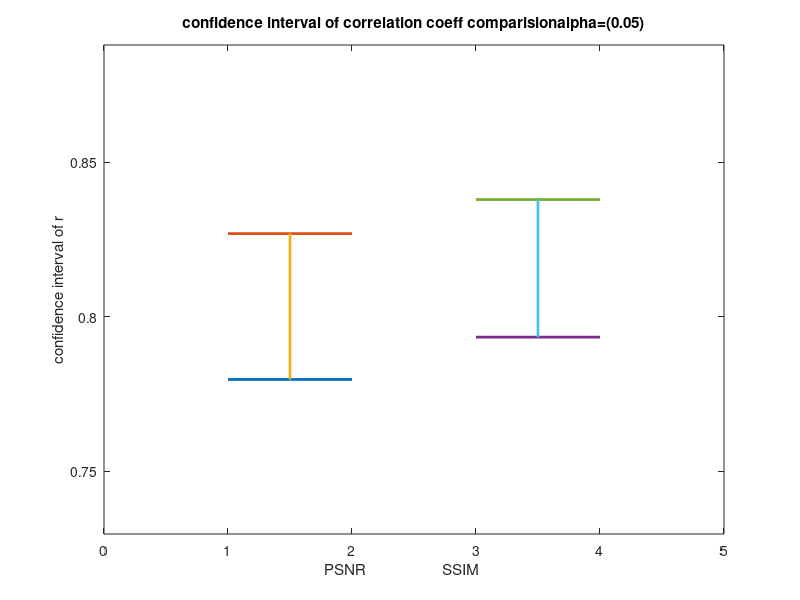

Recreate this plot in MATLAB.
close all;
clear;
load('data_lab8.mat')
MOS=MOS';
A=PSNR';
B=SSIM';


%% correaltion
n1=size(MOS,1);
mean_mos=mean(MOS)
mean_A=mean(A)
mean_B=mean(B)

%figure;
%plot(MOS,A,'*B');
%hold on
%plot(MOS,B,'.R');
%figure
% cr1
num1=sum((MOS-mean_mos).*(A-mean_A));
num2= ((sum((MOS-mean_mos).^(2)))*(sum((A-mean_A).^(2))))^(0.5);
scr1=num1/num2;

% cr2
num1=sum((MOS-mean_mos).*(B-mean_B));
num2= ((sum((MOS-mean_mos).^(2)))*(sum((B-mean_B).^(2))))^(0.5);
scr2=num1/num2;
t=20000;
cr1s=zeros(t,1);
cr2s=zeros(t,1);
for i=1:t
    n1=floor(866*0.20);
    x1=randperm(866);
    x1=x1(1:n1);
    sample_MOS=MOS(x1);
    sample_A=A(x1);
    sample_B=B(x1);
    
    mean_mos=mean(sample_MOS);
    mean_A=mean(sample_A);
    mean_B=mean(sample_B);
    %sample1=
    num1=sum((sample_MOS-mean_mos).*(sample_A-mean_A));
    num2= ((sum((sample_MOS-mean_mos).^(2)))*(sum((sample_A-mean_A).^(2))))^(0.5);
    cr1=num1/num2;
    cr1s(i)=cr1;
    %sample2=
    num1=sum((sample_MOS-mean_mos).*(sample_B-mean_B));
    num2= ((sum((sample_MOS-mean_mos).^(2)))*(sum((sample_B-mean_B).^(2))))^(0.5);
    cr2=num1/num2;
    cr2s(i)=cr2;
end

m1v=mean(cr1s)
scr1
m2v=mean(cr2s)
scr2

%myHist(cr1s,50,'','','')
%hold on
%myHist2(cr2s,50,'','','')
%legend('with PSNR','with SSIM')





fx1=0.5*log((1+cr1s)./(1-cr1s));
fx2=0.5*log((1+cr2s)./(1-cr2s));
%myHist(fx1,8,'','','')
%figure
%myHist(fx2,8,'','','')

% we are taking alpha=0.05

fx1=0.5*log((1+m1v)/(1-scr1));
fx2=0.5*log((1+m2v)/(1-scr2));

t_a2=1.963;
cimin1=fx1-t_a2/((20000-3)^(0.5));
cimax1=fx1+t_a2/((20000-3)^(0.5));

cimin2=fx2-t_a2/((20000-3)^(0.5));
cimax2=fx2+t_a2/((20000-3)^(0.5));


int1=cimax1-cimin2;

CI1 = [cimin1 cimax1];
CI2 = [cimin2 cimax2];



% ci

CI1 = [ (exp(2*cimin1)-1)/(exp(2*cimin1)+1)  (exp(2*cimax1)-1)/(exp(2*cimax1)+1) ];
CI2 = [ (exp(2*cimin2)-1)/(exp(2*cimin2)+1)  (exp(2*cimax2)-1)/(exp(2*cimax2)+1) ];



fx1=0.5*log((1+scr1)/(1-scr1));
fx2=0.5*log((1+scr2)/(1-scr2));

t_a2=1.963;
cimin1=fx1-t_a2/((size(MOS,1)-3)^(0.5));
cimax1=fx1+t_a2/((size(MOS,1)-3)^(0.5));

cimin2=fx2-t_a2/((size(MOS,1)-3)^(0.5));
cimax2=fx2+t_a2/((size(MOS,1)-3)^(0.5));


int1=cimax1-cimin2;

CI1 = [cimin1 cimax1];
CI2 = [cimin2 cimax2];



% ci

CI1 = [ (exp(2*cimin1)-1)/(exp(2*cimin1)+1)  (exp(2*cimax1)-1)/(exp(2*cimax1)+1) ];
CI2 = [ (exp(2*cimin2)-1)/(exp(2*cimin2)+1)  (exp(2*cimax2)-1)/(exp(2*cimax2)+1) ];
figure

plot([1 2],[CI1(1) CI1(1)],'lineWidth',2)
hold on
plot([1 2],[CI1(2) CI1(2)],'lineWidth',2)
hold on
plot([1.5 1.5], CI1,'lineWidth',2)
hold on
plot([3 4],[CI2(1) CI2(1)],'lineWidth',2)
hold on
plot([3 4],[CI2(2) CI2(2)],'lineWidth',2)
hold on
plot([3.5 3.5], CI2,'lineWidth',2)
xlabel('  PSNR                   SSIM        ')
ylabel('confidence interval of r')
title('confidence interval of correlation coeff comparisionalpha=(0.05)')

av1=[CI1 CI2];
ylim([min(av1)-0.05 max(av1)+0.05])
xlim([0 5])
